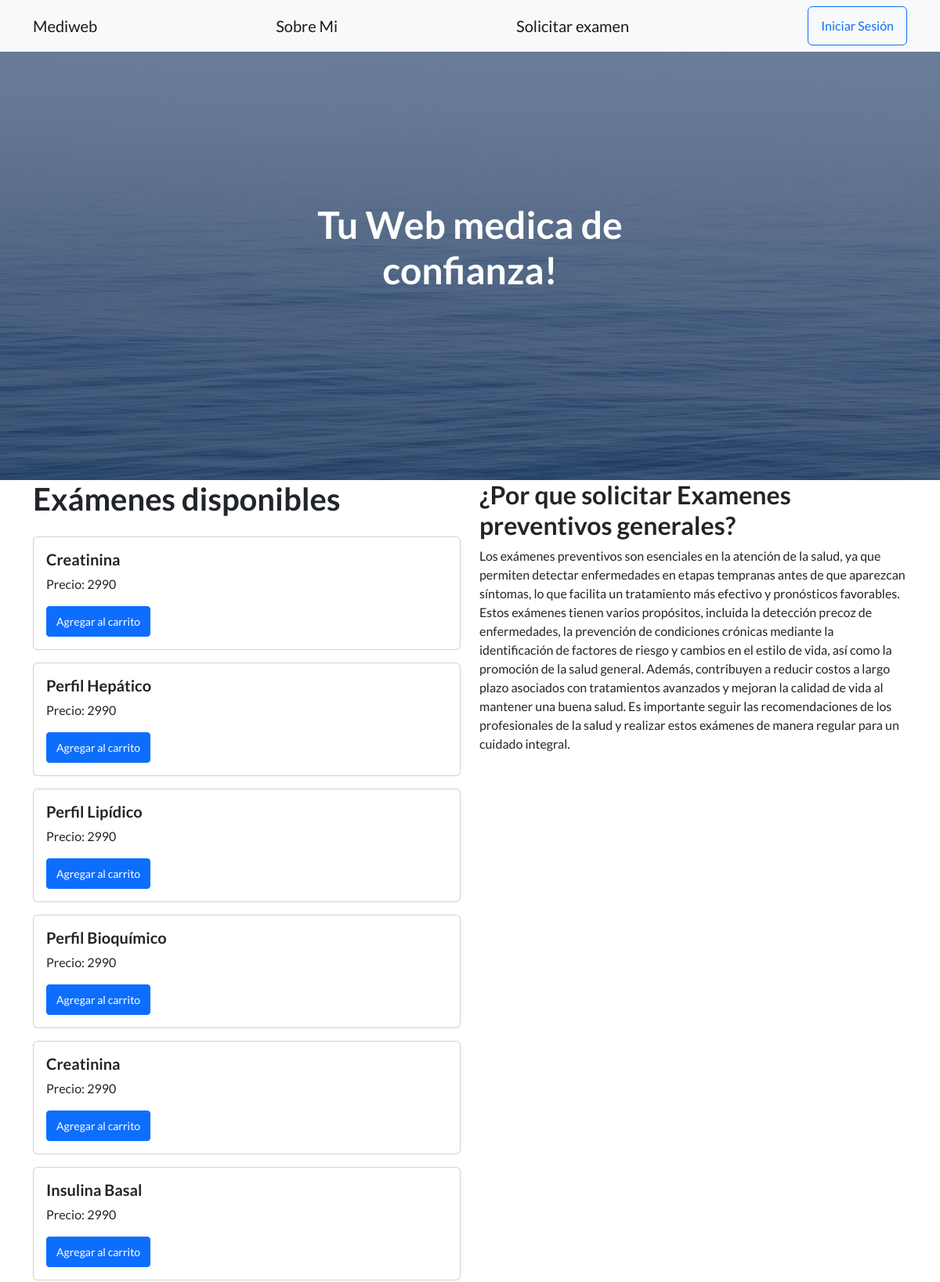
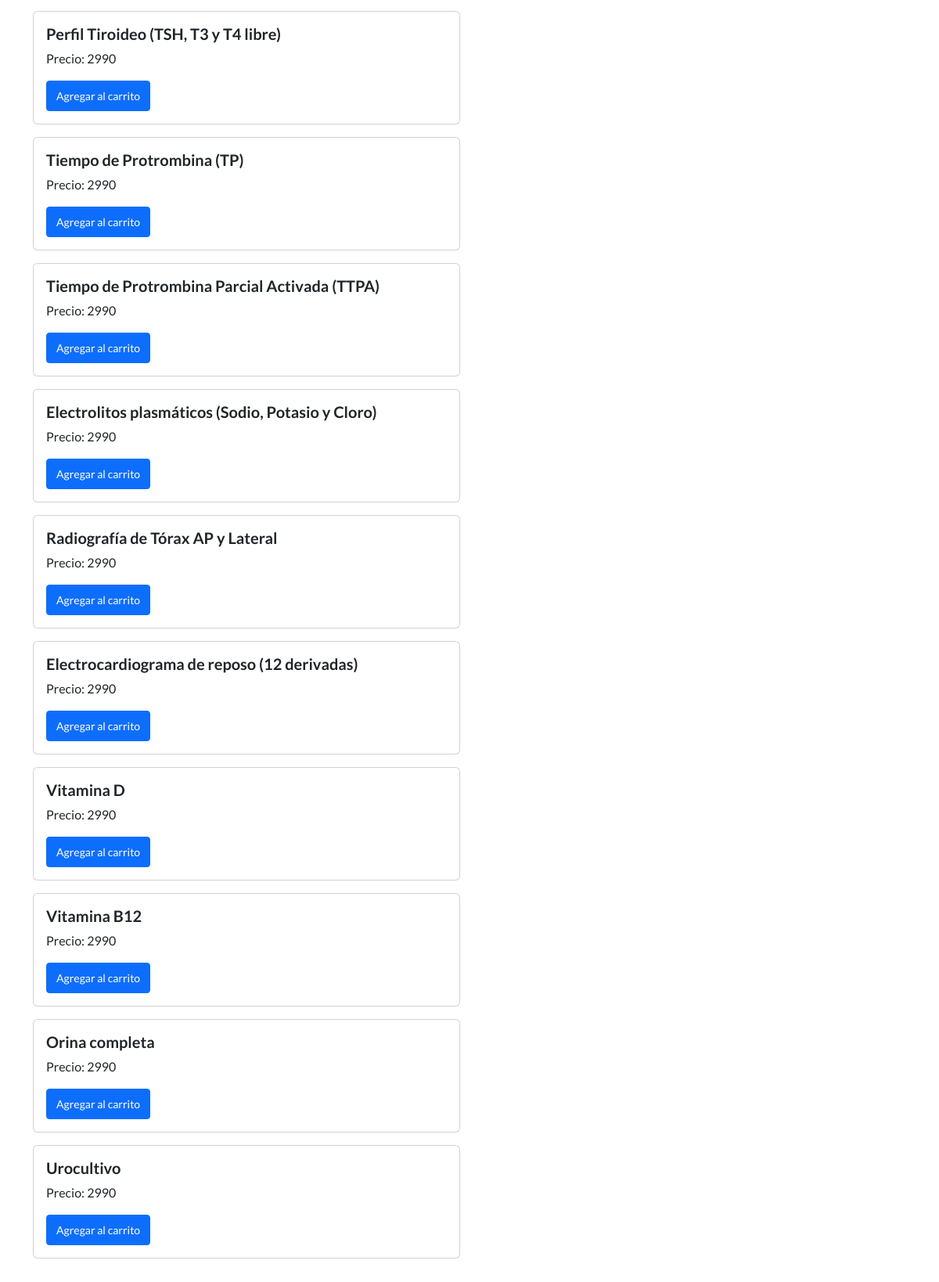
Page /categorias/1/ (upper part) on the committed database (2 pictures, top to bottom).
### AppWeb/models.py (models this page shows, shortened)
class Item(models.Model):
    nombre = models.CharField(max_length=100)
    categoria = models.ForeignKey(Categoria, on_delete=models.CASCADE, null=True, blank=True)
    derivacion = models.ForeignKey(Derivacion, on_delete=models.CASCADE, null=True, blank=True)
    descripcion = models.TextField(blank=True)

class Categoria(models.Model):
    nombre = models.CharField(max_length=100)
    descripcion = models.TextField(blank=True)  # Campo opcional para descripción de la categoría
    precio = models.DecimalField(max_digits=10, decimal_places=0)
    imagen_url = models.CharField(max_length=200, null=True, blank=True)

### AppWeb/views.py (the view)
# urls.py: path('categorias/<int:categoria_id>/', views.ver_productos_por_categoria, name='ver_productos_por_categoria'),
def ver_productos_por_categoria(request, categoria_id):
    categoria = get_object_or_404(Categoria, id=categoria_id)
    productos = Item.objects.filter(categoria=categoria)
    return render(request, 'examenes/ver_productos_por_categoria.html', {'categoria': categoria, 'productos': productos})

### AppWeb/templates/examenes/ver_productos_por_categoria.html (shortened to what this page needs)
{% extends 'base.html' %}
{% load static %}
{% block content %}
<div class="container">
    <div class="row">
        <div class="col-md-6">
            <h1 class="mb-4">Exámenes disponibles</h1>
            {% for producto in productos %}
            <div class="card mb-3">
                <div class="card-body">
                    <h5 class="card-title">{{ producto.nombre }}</h5>
                    <p class="card-text">Precio: {{ producto.categoria.precio }}</p>
                    <form class="agregar-al-carrito-form" data-producto-id="{{ producto.id }}" method="post" action="{% url 'agregar_al_carrito' %}">
                        <button type="submit" class="btn btn-primary btn-sm agregar-al-carrito-btn" {% if producto.ya_en_carrito %}disabled{% endif %}>
                            {% if producto.ya_en_carrito %}Producto Agregado{% else %}Agregar al carrito{% endif %}
                        </button>
                    </form>
                </div>
            </div>
            {% endfor %}
        </div>
        <div class="col-md-6">
            <h2>¿Por que solicitar {{categoria.nombre}}?</h2>
            <p>{{ categoria.descripcion }}</p>
        </div>
    </div>
</div>
{% endblock %}

### rows in the picture
Item: nombre "Creatinina", categoria.precio "2990"
Item: nombre "Perfil Hepático", categoria.precio "2990"
Item: nombre "Perfil Lipídico", categoria.precio "2990"
Item: nombre "Perfil Bioquímico", categoria.precio "2990"
Item: nombre "Creatinina", categoria.precio "2990"
Item: nombre "Insulina Basal", categoria.precio "2990"
Item: nombre "Perfil Tiroideo (TSH, T3 y T4 libre)", categoria.precio "2990"
Item: nombre "Tiempo de Protrombina (TP)", categoria.precio "2990"
Item: nombre "Tiempo de Protrombina Parcial Activada (TTPA)", categoria.precio "2990"
Item: nombre "Electrolitos plasmáticos (Sodio, Potasio y Cloro)", categoria.precio "2990"
Item: nombre "Radiografía de Tórax AP y Lateral", categoria.precio "2990"
Item: nombre "Electrocardiograma de reposo (12 derivadas)", categoria.precio "2990"
Item: nombre "Vitamina D", categoria.precio "2990"
Item: nombre "Vitamina B12", categoria.precio "2990"
Item: nombre "Orina completa", categoria.precio "2990"
Item: nombre "Urocultivo", categoria.precio "2990"
Categoria: nombre "Examenes preventivos generales", descripcion "Los exámenes preventivos son esenciales en la atención de la salud, ya que permiten detectar enfermedades en etapas tempranas antes de que aparezcan síntomas, lo que facilita un tratamiento más efectivo y pronósticos favorables. Estos exámenes tienen varios propósitos, incluida la detección precoz de enfermedades, la prevención de condiciones crónicas mediante la identificación de factores de riesgo y cambios en el estilo de vida, así como la promoción de la salud general. Además, contribuyen a reducir costos a largo plazo asociados con tratamientos avanzados y mejoran la calidad de vida al mantener una buena salud. Es importante seguir las recomendaciones de los profesionales de la salud y…"
